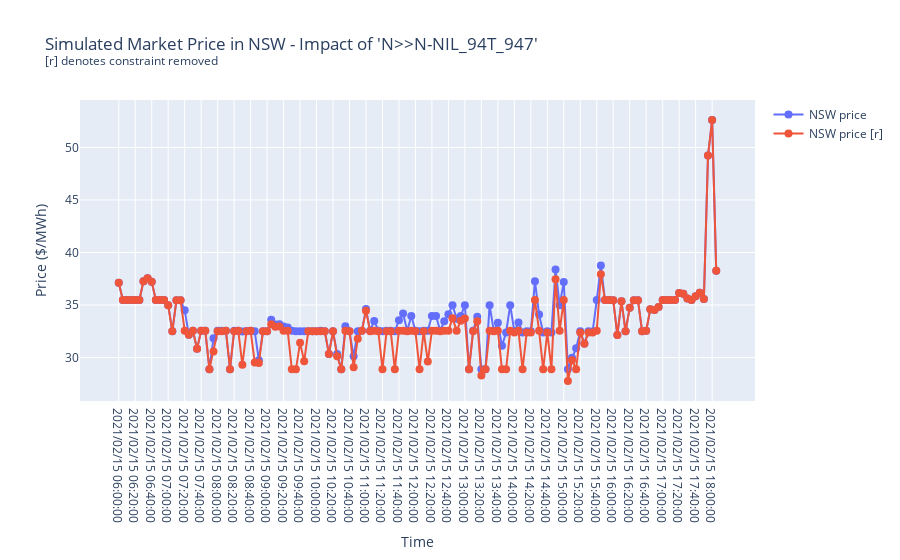

Notebook source saved alongside this figure:
### Code cell
fig = go.Figure()
fig.add_trace(go.Scatter(x=prices['interval'].unique(), y=prices[prices['region'] == 'NSW1']['price'], name='NSW price', mode='lines+markers',
                         marker_size=8, marker_symbol='circle'))
fig.add_trace(go.Scatter(x=prices_r['interval'].unique(), y=prices_r[prices_r['region'] == 'NSW1']['price'], name='NSW price [r]', mode='lines+markers',
                         marker_size=8, marker_symbol='circle'))
fig.update_xaxes(title="Time")
fig.update_yaxes(title="Price ($/MWh)")
fig.update_layout(title="Simulated Market Price in NSW - Impact of 'N>>N-NIL_94T_947'<br><sup>[r] denotes constraint removed</sup>")
fig.show()

### Figure 1 — Plotly figure (JSON) as saved in the notebook; plotly's stock layout.template omitted (floating-point values rounded to 4 significant figures; data arrays with more than 128 entries replaced by an {"elided": "..."} marker saying what was removed)
{"data": [{"marker": {"size": 8, "symbol": "circle"}, "mode": "lines+markers", "name": "NSW price", "type": "scatter", "x": {"elided": "146 str values"}, "y": {"elided": "146 float values"}}, {"marker": {"size": 8, "symbol": "circle"}, "mode": "lines+markers", "name": "NSW price [r]", "type": "scatter", "x": {"elided": "146 str values"}, "y": {"elided": "146 float values"}}], "layout": {"title": {"text": "Simulated Market Price in NSW - Impact of 'N>>N-NIL_94T_947'<br><sup>[r] denotes constraint removed</sup>"}, "xaxis": {"title": {"text": "Time"}}, "yaxis": {"title": {"text": "Price ($/MWh)"}}}}
